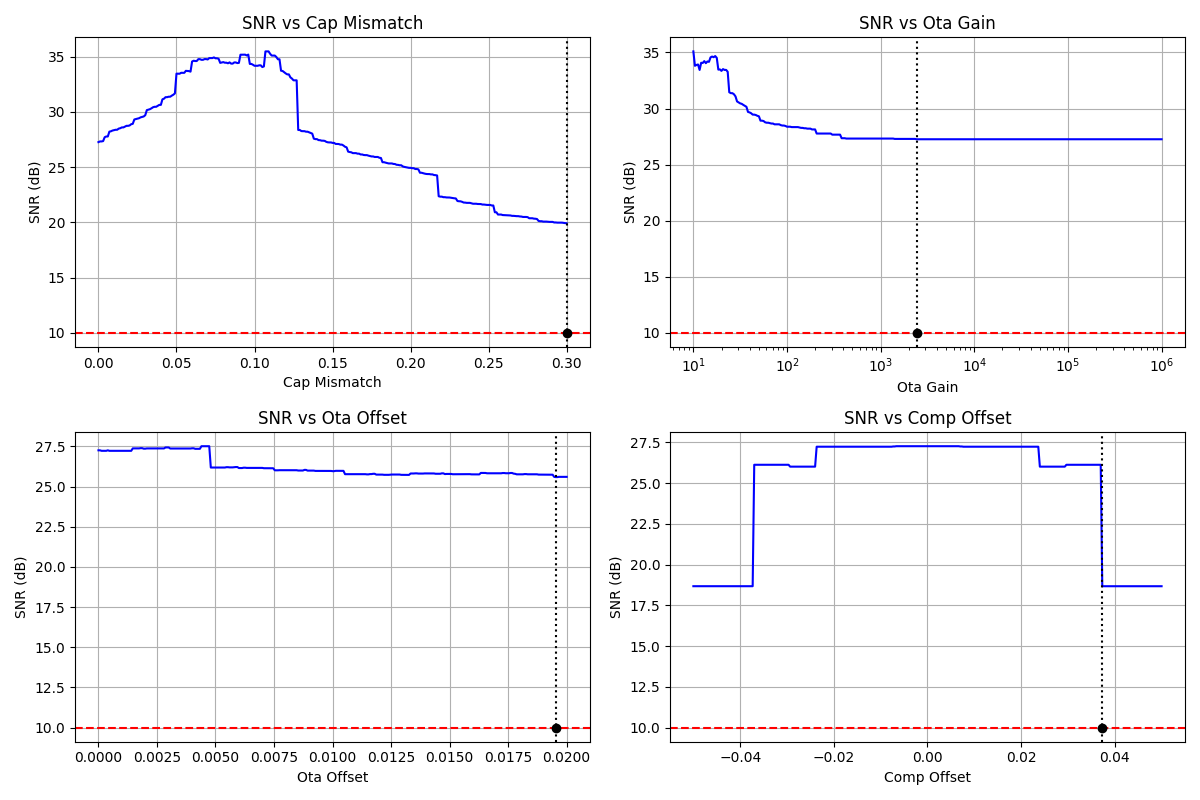

This chart was generated by the following Python code:
import numpy as np
import matplotlib.pyplot as plt

class MDAC25:
    """
    2.5-bit MDAC stage with static error parameters:
      Vo = G_eff*(Vi + ota_offset) - (b - offset)*Vr*(1+cap_mismatch)
      Comparator uses comp_offset on input.
    G_eff = G_nom * (ota_gain / (ota_gain + 1)), with infinite gain handled.
    """
    def __init__(self, Vr: float,
                 ota_gain: float = np.inf,
                 ota_offset: float = 0.0,
                 cap_mismatch: float = 0.0,
                 comp_offset: float = 0.0):
        self.Vr_nom     = Vr
        self.ota_gain   = ota_gain
        self.ota_offset = ota_offset
        self.cap_mismatch = cap_mismatch
        self.comp_offset  = comp_offset
        
        self.levels = 7
        self.offset = (self.levels - 1) / 2
        self.G_nom  = 4.0

        # effective Vr including capacitor mismatch
        self.Vr = self.Vr_nom * (1 + self.cap_mismatch)

    def step(self, x: np.ndarray):
        # 1) add OTA offset
        x1 = x + self.ota_offset
        # 2) effective gain with infinite check
        if np.isinf(self.ota_gain):
            G_eff = self.G_nom
        else:
            G_eff = self.G_nom * (self.ota_gain / (self.ota_gain + 1))
        # 3) comparator offset
        x_cmp = x1 + self.comp_offset
        # 4) decision
        b = np.floor(G_eff * x_cmp / self.Vr + self.offset + 0.5)
        b = np.clip(b, 0, self.levels - 1).astype(int)
        # 5) residue
        residue = G_eff * x1 - (b - self.offset) * self.Vr
        return b, residue

class PipelineADC:
    def __init__(self, num_stages: int, Vr: float, **err_kwargs):
        self.stages = [MDAC25(Vr, **err_kwargs) for _ in range(num_stages)]
        self.M      = 7
        self.offset = (self.M - 1) / 2

    def convert(self, x: np.ndarray):
        residue = x.copy()
        codes = []
        for stage in self.stages:
            b, residue = stage.step(residue)
            codes.append(b)
        # digital combine to 13-bit
        raw = np.zeros_like(x)
        N = len(self.stages)
        for i, b in enumerate(codes):
            raw += (b - self.offset) * (self.M ** (N - 1 - i))
        max_raw = self.M**N - 1
        code13 = np.round((raw + max_raw/2) * (2**13 - 1) / max_raw)
        return code13.astype(int)

def compute_snr(code13, x, VFS):
    analog = (code13 / (2**13 - 1) * 2 - 1) * VFS
    sig_p = np.mean(x**2)
    err_p = np.mean((analog - x)**2)
    return 10 * np.log10(sig_p / err_p)

# Simulation setup
fs, fin, VFS = 500e6, 200e6, 1.0
N = 2**14
t = np.arange(N) / fs
x = VFS * np.sin(2 * np.pi * fin * t)

# Define sweep ranges
param_sweeps = {
    'cap_mismatch': np.linspace(0, 0.3, 301),
    'ota_gain': np.logspace(1, 6, 301),          # 10^1 to 10^6
    'ota_offset': np.linspace(0, 20e-3, 301),    # 0 to 20 mV
    'comp_offset': np.linspace(-50e-3, 50e-3, 301)  # ±50 mV
}

# Sweep and record SNR
snr_results = {}
for param, values in param_sweeps.items():
    snrs = []
    for v in values:
        adc = PipelineADC(num_stages=6, Vr=VFS, **{param: v})
        code13 = adc.convert(x)
        snrs.append(compute_snr(code13, x, VFS))
    snr_results[param] = np.array(snrs)

# Find parameter value closest to 10 dB SNR
threshold = 10.0
exact_vals = {}
for param, values in param_sweeps.items():
    diffs = np.abs(snr_results[param] - threshold)
    idx = np.nanargmin(diffs)
    exact_vals[param] = (values[idx], snr_results[param][idx])

# Print exact error values for 10 dB
for param, (val, snr_val) in exact_vals.items():
    unit = {
        'cap_mismatch': '',
        'ota_gain': '',
        'ota_offset': ' V',
        'comp_offset': ' V',
    }[param]
    print(f"{param}: {val:.6g}{unit} → SNR = {snr_val:.2f} dB")

# Plot all SNR curves with marker at 10 dB crossing
fig, axes = plt.subplots(2, 2, figsize=(12, 8))
axes = axes.flatten()
for ax, (param, values) in zip(axes, param_sweeps.items()):
    snrs = snr_results[param]
    val10, _ = exact_vals[param]
    if param == 'ota_gain':
        ax.semilogx(values, snrs, '-b')
    else:
        ax.plot(values, snrs, '-b')
    ax.axhline(threshold, color='r', linestyle='--')
    ax.axvline(val10, color='k', linestyle=':')
    ax.scatter([val10], [threshold], color='k', zorder=5)
    ax.set_title(f"SNR vs {param.replace('_',' ').title()}")
    ax.set_xlabel(param.replace('_', ' ').title())
    ax.set_ylabel("SNR (dB)")
    ax.grid(True)

plt.tight_layout()
plt.show()
